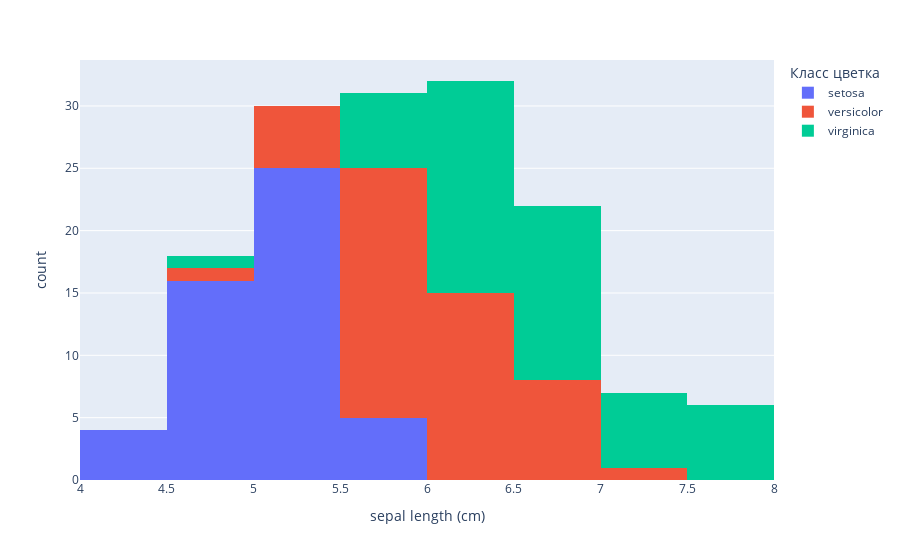

Here is the notebook cell this chart was saved with:
### Markdown cell above
### Посмотрим на `plotly.express`

### Code cell
px.histogram(data_frame=iris_df,x='sepal length (cm)', color='Класс цветка')

### Figure 1 — Plotly figure (JSON) as saved in the notebook; plotly's stock layout.template omitted (floating-point values rounded to 4 significant figures)
{"data": [{"alignmentgroup": "True", "bingroup": "x", "hovertemplate": "Класс цветка=setosa<br>sepal length (cm)=%{x}<br>count=%{y}<extra></extra>", "legendgroup": "setosa", "marker": {"color": "#636efa", "pattern": {"shape": ""}}, "name": "setosa", "offsetgroup": "setosa", "orientation": "v", "showlegend": true, "type": "histogram", "x": [5.1, 4.9, 4.7, 4.6, 5, 5.4, 4.6, 5, 4.4, 4.9, 5.4, 4.8, 4.8, 4.3, 5.8, 5.7, 5.4, 5.1, 5.7, 5.1, 5.4, 5.1, 4.6, 5.1, 4.8, 5, 5, 5.2, 5.2, 4.7, 4.8, 5.4, 5.2, 5.5, 4.9, 5, 5.5, 4.9, 4.4, 5.1, 5, 4.5, 4.4, 5, 5.1, 4.8, 5.1, 4.6, 5.3, 5], "xaxis": "x", "yaxis": "y"}, {"alignmentgroup": "True", "bingroup": "x", "hovertemplate": "Класс цветка=versicolor<br>sepal length (cm)=%{x}<br>count=%{y}<extra></extra>", "legendgroup": "versicolor", "marker": {"color": "#EF553B", "pattern": {"shape": ""}}, "name": "versicolor", "offsetgroup": "versicolor", "orientation": "v", "showlegend": true, "type": "histogram", "x": [7, 6.4, 6.9, 5.5, 6.5, 5.7, 6.3, 4.9, 6.6, 5.2, 5, 5.9, 6, 6.1, 5.6, 6.7, 5.6, 5.8, 6.2, 5.6, 5.9, 6.1, 6.3, 6.1, 6.4, 6.6, 6.8, 6.7, 6, 5.7, 5.5, 5.5, 5.8, 6, 5.4, 6, 6.7, 6.3, 5.6, 5.5, 5.5, 6.1, 5.8, 5, 5.6, 5.7, 5.7, 6.2, 5.1, 5.7], "xaxis": "x", "yaxis": "y"}, {"alignmentgroup": "True", "bingroup": "x", "hovertemplate": "Класс цветка=virginica<br>sepal length (cm)=%{x}<br>count=%{y}<extra></extra>", "legendgroup": "virginica", "marker": {"color": "#00cc96", "pattern": {"shape": ""}}, "name": "virginica", "offsetgroup": "virginica", "orientation": "v", "showlegend": true, "type": "histogram", "x": [6.3, 5.8, 7.1, 6.3, 6.5, 7.6, 4.9, 7.3, 6.7, 7.2, 6.5, 6.4, 6.8, 5.7, 5.8, 6.4, 6.5, 7.7, 7.7, 6, 6.9, 5.6, 7.7, 6.3, 6.7, 7.2, 6.2, 6.1, 6.4, 7.2, 7.4, 7.9, 6.4, 6.3, 6.1, 7.7, 6.3, 6.4, 6, 6.9, 6.7, 6.9, 5.8, 6.8, 6.7, 6.7, 6.3, 6.5, 6.2, 5.9], "xaxis": "x", "yaxis": "y"}], "layout": {"barmode": "relative", "legend": {"title": {"text": "Класс цветка"}, "tracegroupgap": 0}, "margin": {"t": 60}, "xaxis": {"anchor": "y", "domain": [0, 1], "title": {"text": "sepal length (cm)"}}, "yaxis": {"anchor": "x", "domain": [0, 1], "title": {"text": "count"}}}}
